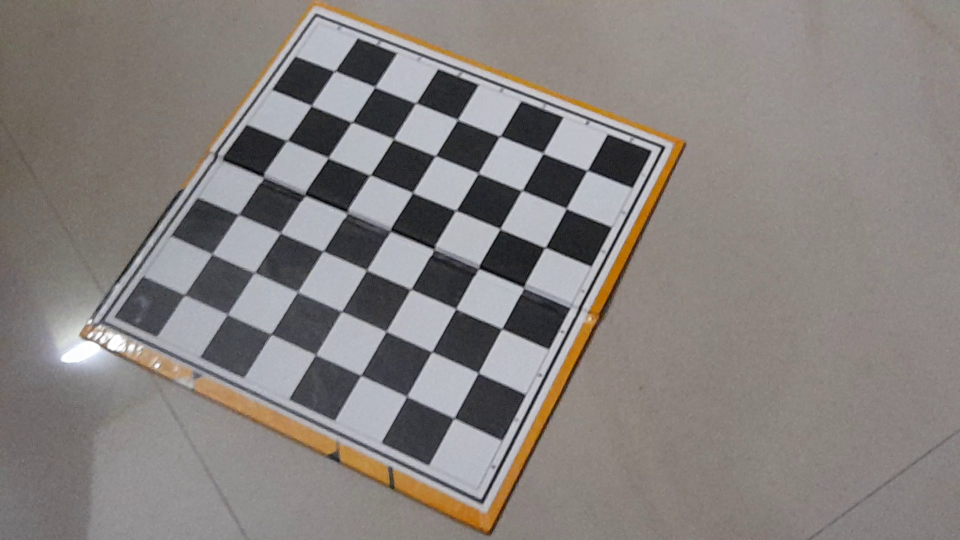
#> input picture Camera_CAL/11.jpg, 1920 x 1080 px (shown at 1/2 size)
$ python -i thre.py   (imports and definitions only)
#> lines starting #> are read from the running program, lines starting #| are printed output that depends on the picture; after the words box and inside, x2 and y2 are one past the last pixel; in counts of white or black regions, pixels touching at a corner belong together
#%%
import matplotlib.pyplot as plt
import matplotlib.image as mpimg
import numpy as np
import cv2 as cv
#%%
def abs_sobel_thresh(img, orient='x', thresh_min=25, thresh_max=255):
    hls = cv.cvtColor(img, cv.COLOR_RGB2HLS)
    l_channel = hls[:,:,1]
    if orient == 'x':
        abs_sobel = np.absolute(cv.Sobel(l_channel, cv.CV_64F, 1, 0,ksize=3))
    if orient == 'y':
        abs_sobel = np.absolute(cv.Sobel(l_channel, cv.CV_64F, 0, 1,ksize=3))
    scaled_sobel = np.uint8(255*abs_sobel/np.max(abs_sobel))
    binary_output = np.zeros_like(scaled_sobel)
    binary_output[(scaled_sobel >= thresh_min) & (scaled_sobel <= thresh_max)] = 1

    return binary_output

def camera_calibrate():
    nc=(7,7);
    framesize=(1920,1080);
    criteria=(cv.TERM_CRITERIA_EPS+cv.TERM_CRITERIA_MAX_ITER,30,0.001);
    objp=np.zeros((nc[0]*nc[1],3),np.float32)
    objp[:,:2]=np.mgrid[0:nc[0],0:nc[1]].T.reshape(-1,2);
    objPoints=[];
    imgPoints=[];
    paths=["Camera_CAL//11.jpg","Camera_CAL//12.jpg","Camera_CAL//13.jpg","Camera_CAL//14.jpg","Camera_CAL//15.jpg","Camera_CAL//16.jpg"];
    for image in paths:
        row=cv.imread(image);
#> row is the input picture: shape (1080, 1920, 3); mean B, G, R 126.4, 129.1, 134.4
        print(row);
#> (printed output is left out)
        gray=cv.cvtColor(row,cv.COLOR_BGR2GRAY);
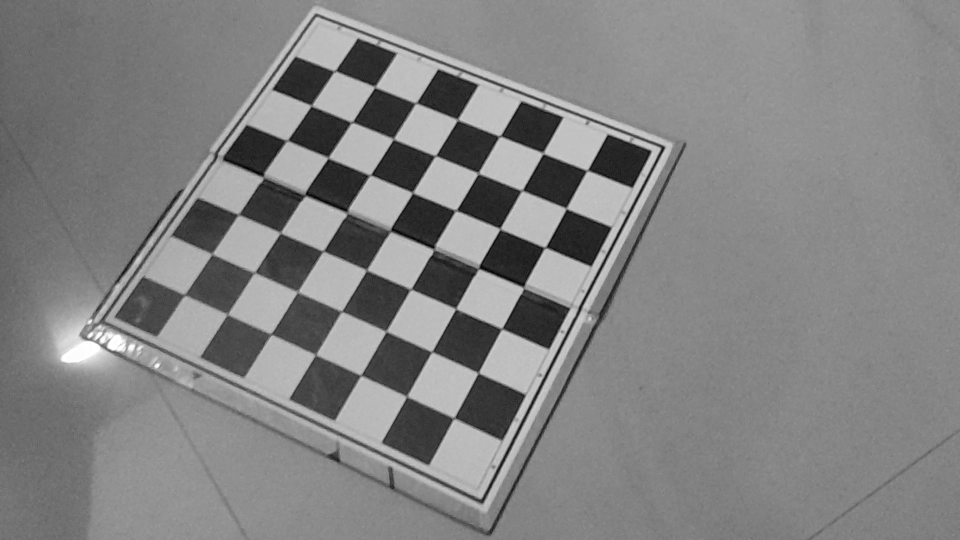
#> gray: shape (1080, 1920) (shown at 1/2 size); min 0, max 255, mean 130.4
        ret,corners=cv.findChessboardCorners(gray,nc,None);
#> ret = True; corners = 49 rows, first 8: [670, 142.5], [750, 174.4], [831.7, 207.9], [916.5, 238.5], [1001.7, 274.2], [1088.6, 307.6], [1175, 341.5], [621.6, 211.7]
        if ret==True:
            objPoints.append(objp);
            imgPoints.append(corners);
        ret,cameraMatrix,dist,rvecs,tvecs=cv.calibrateCamera(objPoints,imgPoints,framesize,None,None);
#> ret = 1.42; cameraMatrix = [[2480, 0, 1048.1], [0, 2328.1, 434.3], [0, 0, 1]]; dist = [[1.08, -13.61, 0.0201, 0.0513, 73.49]]; rvecs = ([-0.412, 0.107, 0.44],); tvecs = ([-4.11, -3.36, 26.68],)
#> pass 2 of the loop in camera_calibrate, `for image in paths:`:
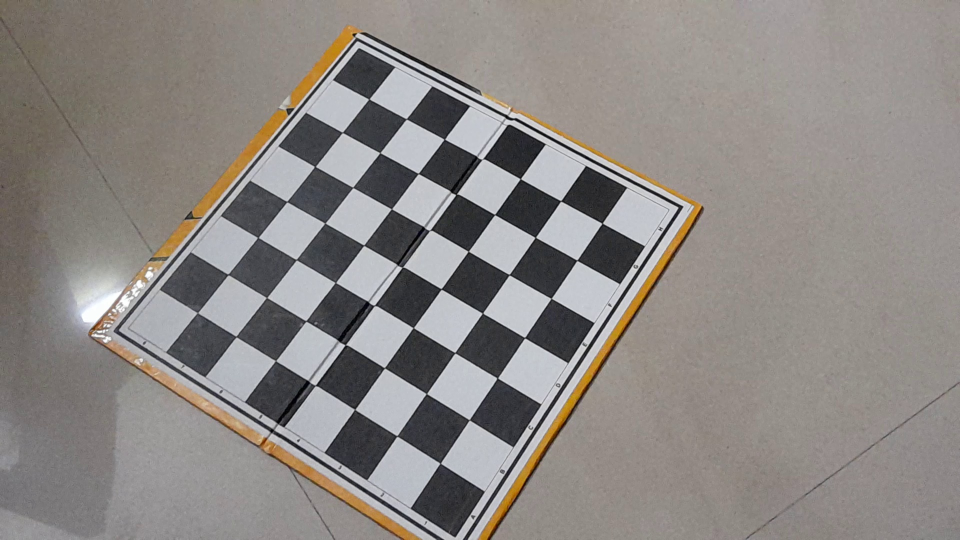
#> input picture Camera_CAL/12.jpg, 1920 x 1080 px (shown at 1/2 size)
#> in camera_calibrate, row is the input picture: shape (1080, 1920, 3); mean B, G, R 132.4, 135.6, 140.3
#> (printed output is left out)
#> in camera_calibrate, `gray=cv.cvtColor(row,cv.COLOR_BGR2GRAY);`:
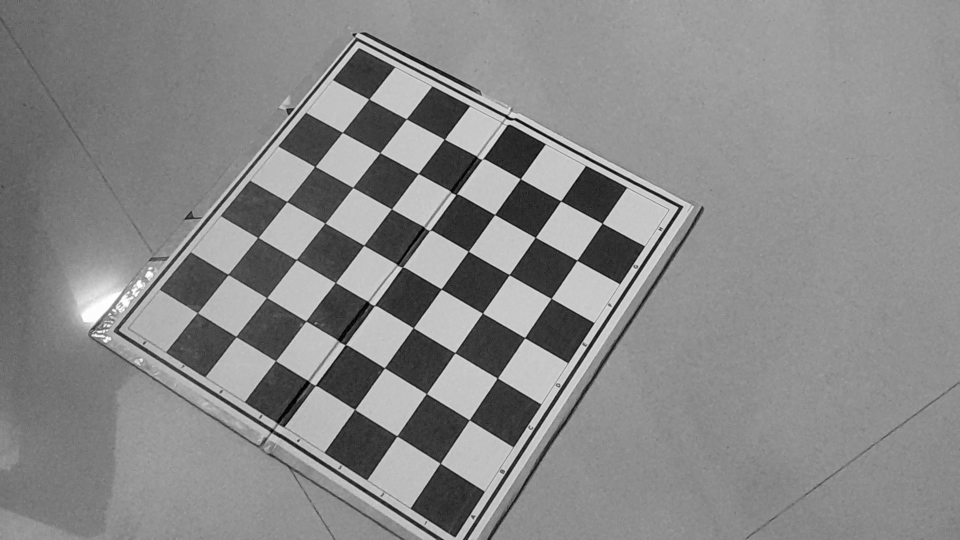
#> gray: shape (1080, 1920) (shown at 1/2 size); min 0, max 255, mean 136.6
#> in camera_calibrate, `ret,corners=cv.findChessboardCorners(gray,nc,None);`: ret = True; corners = 49 rows, first 8: [738.1, 198.7], [813.1, 238], [888.7, 278.9], [964.4, 319.1], [1041.2, 358], [1121.9, 402.2], [1204.5, 446.9], [685.1, 265]
#> in camera_calibrate, `ret,cameraMatrix,dist,rvecs,tvecs=cv.calibrateCamera(objPoints,imgPoin..`: ret = 1.39; cameraMatrix = [[3503.2, 0, 877.6], [0, 3889.3, 463.2], [0, 0, 1]]; dist = [[3.38, -246.2, 0.0242, -0.000599, 5645.3]]; rvecs = ([-0.643, 0.206, 0.445], [-0.597, 0.266, 0.553]); tvecs = ([-2.26, -3.15, 38.42], [-1.54, -2.64, 39.17])
#> pass 3 of the loop in camera_calibrate, `for image in paths:`:
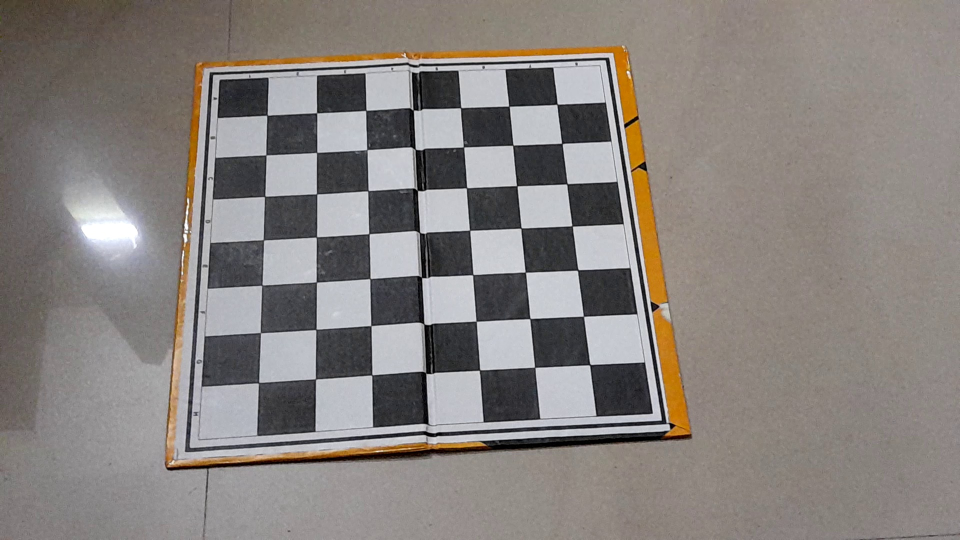
#> input picture Camera_CAL/13.jpg, 1920 x 1080 px (shown at 1/2 size)
#> in camera_calibrate, row is the input picture: shape (1080, 1920, 3); mean B, G, R 125.9, 129.5, 135.2
#> (printed output is left out)
#> in camera_calibrate, `gray=cv.cvtColor(row,cv.COLOR_BGR2GRAY);`:
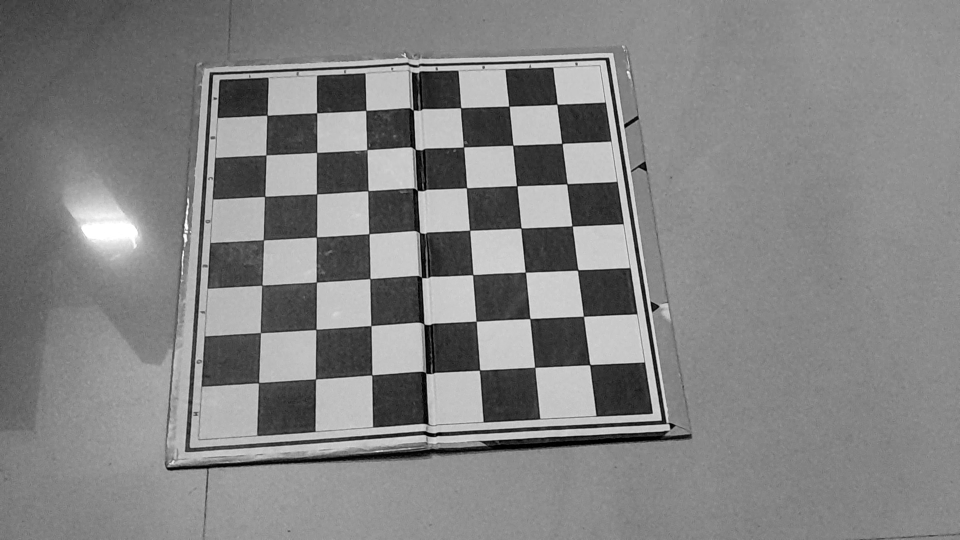
#> gray: shape (1080, 1920) (shown at 1/2 size); min 0, max 255, mean 130.8
#> in camera_calibrate, `ret,corners=cv.findChessboardCorners(gray,nc,None);`: ret = True; corners = 49 rows, first 8: [1114.6, 208.7], [1124.4, 287.4], [1134.7, 367.6], [1144.2, 452], [1155.2, 541.4], [1167.6, 632.9], [1179.3, 728.8], [1018.1, 212.7]
#> in camera_calibrate, `ret,cameraMatrix,dist,rvecs,tvecs=cv.calibrateCamera(objPoints,imgPoin..`: ret = 1.43; cameraMatrix = [[2403.2, 0, 1003.5], [0, 2402.8, 609.3], [0, 0, 1]]; dist = [[-0.264, 21.2, 0.0327, 0.0222, -216.5]]; rvecs = ([-0.435, 0.115, 0.443], [-0.383, 0.174, 0.554], [-0.427, 0.323, 1.47]); tvecs = ([-3.65, -5.11, 25.93], [-2.95, -4.57, 26.35], [1.15, -4.2, 24.93])
#> the loop made 6 passes; the first 3 are shown
    return cameraMatrix,dist;

def thresholding(img):
    #gray_img =cv.cvtColor(img, cv.COLOR_BGR2GRAY);
    sobelx=abs_sobel_thresh(img, orient='x', thresh_min=20,thresh_max=100)

    # set the spacing between axes.
    cv.imshow(img,"og")

    cv.imshow(sobelx, "sob")

    cv.waitkey(0)


# [1 line not run here, left out]
# [1 line that did not run here, left out]
# [1 line not run here, left out]
# [1 line that did not run here, left out]
mtx, dist = camera_calibrate();
#> mtx = [[2553.7, 0, 945.9], [0, 2653.9, 645], [0, 0, 1]]; dist = [[0.147, 2.09, 0.024, -0.000174, -12.97]]
undist = cv.undistort(dist, mtx, dist, None, mtx);
#> undist = [[0, 0, 0, 0, 0]]
# [1 line not run here, left out]
#pts = np.array([[350,750],[770,500],[1110,500],[1750,750]], np.int32)
#pts = pts.reshape((-1,1,2))
#cv.polylines(row,[pts],True,(0,255,255))
#plt.imshow(row);
#plt.show();

# %%

>>> import cv2
>>> picture = cv2.cvtColor(cv2.imread('Camera_CAL/11.jpg'), cv2.COLOR_BGR2RGB)
>>> result = abs_sobel_thresh(picture)
#> in abs_sobel_thresh, `hls = cv.cvtColor(img, cv.COLOR_RGB2HLS)`: hls: shape (1080, 1920, 3); mean of channels 0, 1, 2 49.9, 130.5, 17.1
#> in abs_sobel_thresh, `abs_sobel = np.absolute(cv.Sobel(l_channel, cv.CV_64F, 1, 0,ksize=3))`:
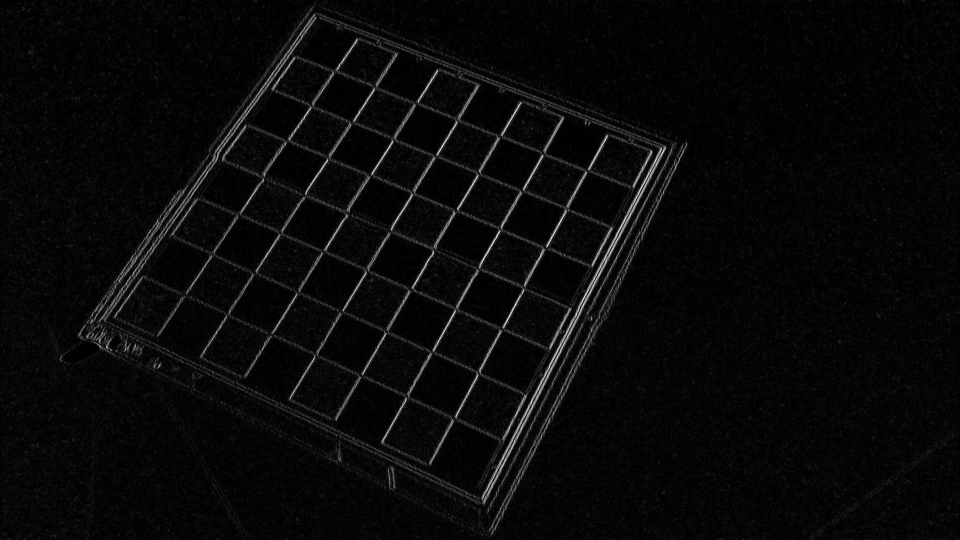
#> abs_sobel: shape (1080, 1920) float64 (shown at 1/2 size); min 0, max 424, mean 15.6; drawn with min black and max white
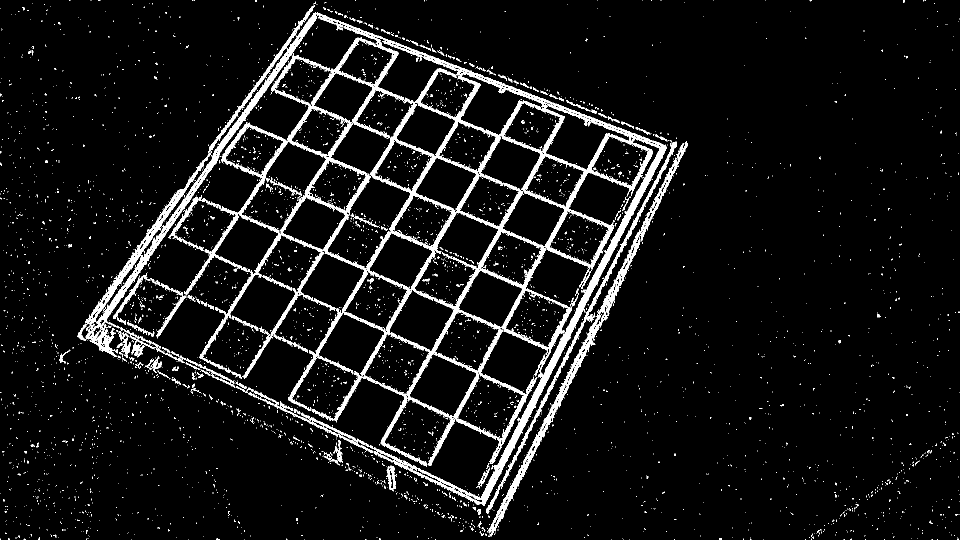
#> result: shape (1080, 1920) (shown at 1/2 size); values 0 (black) and 1 (white), 6.8% white; 5203 white regions (5019 under 20 px), largest, box (x1, y1, x2, y2) and area: (172, 25, 1334, 1011) 82751, (977, 282, 1375, 1073) 8885, (972, 283, 1353, 1028) 4528
